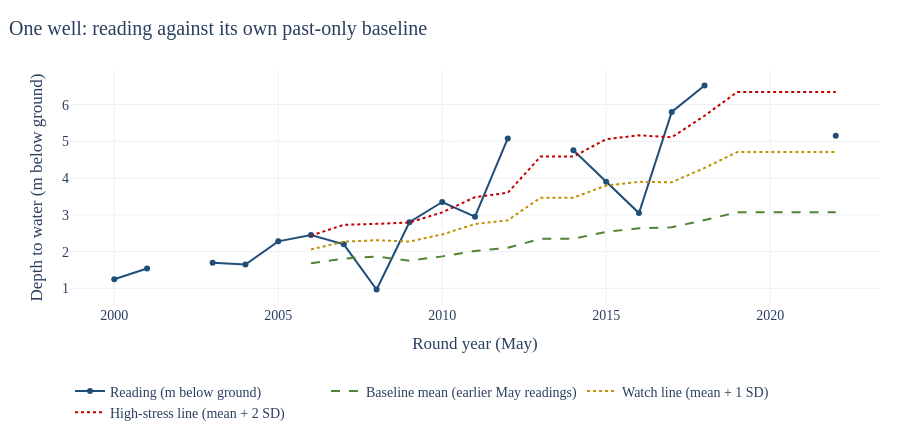

Notebook cell for this chart:
### Markdown cell above
## 5 · TGT-M inputs, label and training (slide: Classification: the proposed model)
**Task (hidden-reading estimate):** predict the *anomaly* z of a reading from the past; depth = baseline + z x SD; stress class from z at 1 / 1.5 / 2 (Watch / Moderate / High). The baseline uses **only earlier readings of the same season** (at least 5).

**Input:** 12 past rounds + the current round as a 13-step sequence (reading, mask, season, rainfall; the current reading is always hidden) plus a static vector (well metadata, baseline, lags, rainfall at M-1). No latitude, longitude, state or year is used.

### Code cell
w = m[(m.well_id == "Wa62f7df166") & (m.season == "pre_monsoon")].sort_values("date").reset_index(drop=True)
i = w.index[w.period_label == "May-06"][0]
earlier = w.loc[:i - 1, "gwl_m_bgl"].dropna()
mean, sd = earlier.mean(), earlier.std(ddof=1)
z = (w.gwl_m_bgl[i] - mean) / max(sd, 0.10)
print(f"Well {w.station_name.iloc[0]} ({w.district.iloc[0]}), round May-06. Earlier May readings used: {earlier.round(2).tolist()}")
print(f"computed here : baseline mean {mean:.3f}  SD {sd:.3f}  z {z:.3f}  -> {'High Stress' if z >= 2 else 'Moderate Stress' if z >= 1.5 else 'Watch' if z >= 1 else 'Normal'}")
print(f"pipeline value: baseline mean {w.baseline_mean_m[i]:.3f}  SD {w.baseline_std_m[i]:.3f}  z {w.anomaly_z[i]:.3f}  -> {w.stress_category[i]}")
check("z computed by hand equals the pipeline z", abs(z - w.anomaly_z[i]) < 1e-6)
ww = w.dropna(subset=["baseline_mean_m"])
fig = go.Figure()
fig.add_scatter(x=w.year, y=w.gwl_m_bgl, mode="lines+markers", name="Reading (m below ground)", line=dict(color=PAL["A"]))
fig.add_scatter(x=ww.year, y=ww.baseline_mean_m, mode="lines", name="Baseline mean (earlier May readings)", line=dict(color=PAL["G"], dash="dash"))
fig.add_scatter(x=ww.year, y=ww.baseline_mean_m + ww.baseline_std_m, mode="lines", name="Watch line (mean + 1 SD)", line=dict(color="#BF9000", dash="dot"))
fig.add_scatter(x=ww.year, y=ww.baseline_mean_m + 2 * ww.baseline_std_m, mode="lines", name="High-stress line (mean + 2 SD)", line=dict(color="#C00000", dash="dot"))
show(fig, "One well: reading against its own past-only baseline", "Round year (May)", "Depth to water (m below ground)")
k = int(np.flatnonzero((meta.well_id == "Wa62f7df166") & (meta.period_label == "May-06"))[0])
ch = ["reading (rel.)", "mask", "Jan", "May", "Aug", "Nov", "valid", "log rain 1m", "log rain 3m", "spare"]
print("Sequence tensor for that round (last row = the round to predict, reading hidden):")
display(pd.DataFrame(b["seq"][k], columns=ch, index=[f"t-{12 - j}" if j < 12 else "t (hidden)" for j in range(13)]).round(2))
banned = {"lat", "lon", "state", "district", "year"}
check("no location or year columns among the model inputs", not (banned & set(b["names"])))

### Figure 1 — Plotly figure (JSON) as saved in the notebook; plotly's stock layout.template omitted (floating-point values rounded to 4 significant figures)
{"data": [{"line": {"color": "#1F4E79"}, "mode": "lines+markers", "name": "Reading (m below ground)", "type": "scatter", "x": [2000, 2001, 2002, 2003, 2004, 2005, 2006, 2007, 2008, 2009, 2010, 2011, 2012, 2013, 2014, 2015, 2016, 2017, 2018, 2019, 2020, 2021, 2022], "y": [1.25, 1.54, NaN, 1.7, 1.65, 2.28, 2.45, 2.2, 0.97, 2.8, 3.35, 2.95, 5.08, NaN, 4.76, 3.9, 3.05, 5.8, 6.52, NaN, NaN, NaN, 5.15]}, {"line": {"color": "#548235", "dash": "dash"}, "mode": "lines", "name": "Baseline mean (earlier May readings)", "type": "scatter", "x": [2006, 2007, 2008, 2009, 2010, 2011, 2012, 2013, 2014, 2015, 2016, 2017, 2018, 2019, 2020, 2021, 2022], "y": [1.684, 1.812, 1.867, 1.755, 1.871, 2.019, 2.104, 2.352, 2.352, 2.537, 2.634, 2.662, 2.858, 3.074, 3.074, 3.074, 3.074]}, {"line": {"color": "#BF9000", "dash": "dot"}, "mode": "lines", "name": "Watch line (mean + 1 SD)", "type": "scatter", "x": [2006, 2007, 2008, 2009, 2010, 2011, 2012, 2013, 2014, 2015, 2016, 2017, 2018, 2019, 2020, 2021, 2022], "y": [2.06, 2.271, 2.311, 2.274, 2.469, 2.751, 2.853, 3.469, 3.469, 3.798, 3.9, 3.886, 4.277, 4.71, 4.71, 4.71, 4.71]}, {"line": {"color": "#C00000", "dash": "dot"}, "mode": "lines", "name": "High-stress line (mean + 2 SD)", "type": "scatter", "x": [2006, 2007, 2008, 2009, 2010, 2011, 2012, 2013, 2014, 2015, 2016, 2017, 2018, 2019, 2020, 2021, 2022], "y": [2.436, 2.73, 2.756, 2.794, 3.067, 3.484, 3.602, 4.587, 4.587, 5.059, 5.165, 5.11, 5.696, 6.346, 6.346, 6.346, 6.346]}], "layout": {"font": {"family": "Times New Roman", "size": 14}, "height": 440, "legend": {"orientation": "h", "y": -0.3}, "margin": {"b": 70, "l": 70, "r": 20, "t": 70}, "title": {"text": "One well: reading against its own past-only baseline", "x": 0.01}, "xaxis": {"title": {"text": "Round year (May)"}}, "yaxis": {"title": {"text": "Depth to water (m below ground)"}}}}
